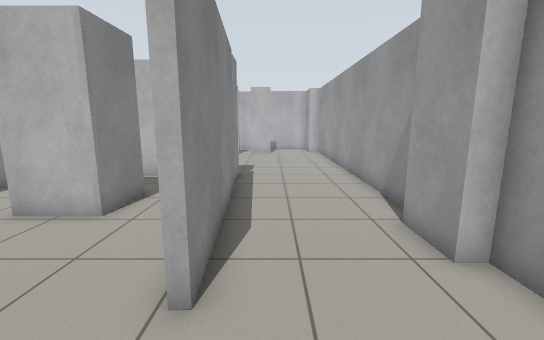
[1] (above)

16 first-person views from a walk through a world built for the Gazebo simulator. The camera is 1.2 m above the floor, tilts 10° down and sees 90° across. The floor is counted in squares, 0.5 m on a side. Each view is taken from the middle of a square. On the plan, view 1 faces up. The plan holds only what a view shows up to about 17 squares ahead; the rest is blank.

[2]
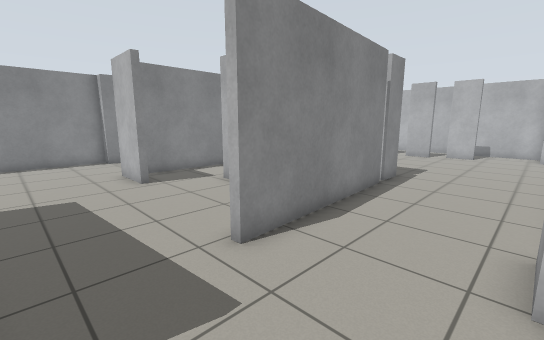

[3]
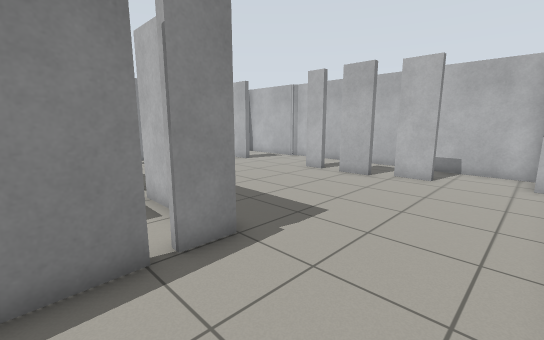

[4]
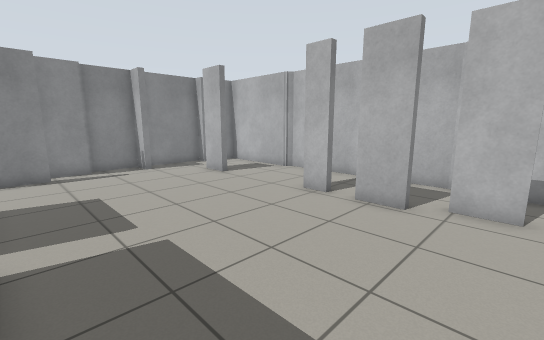

[5]
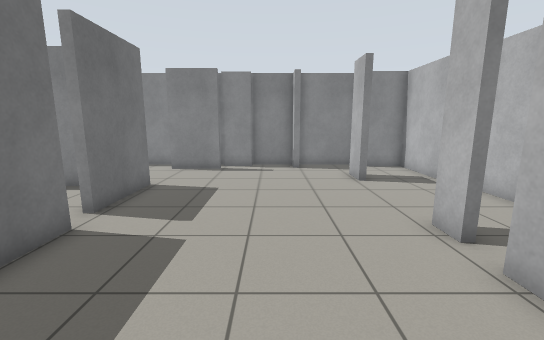

[6]
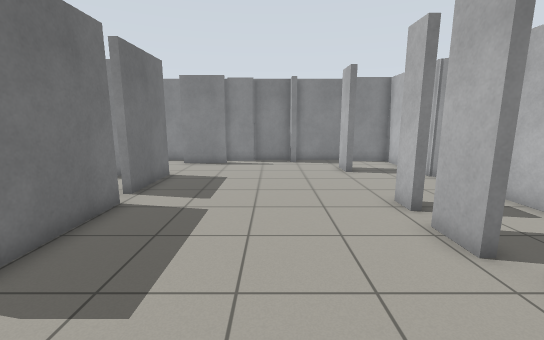

[7]
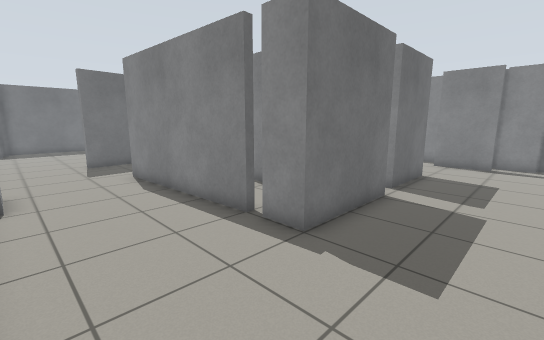

[8]
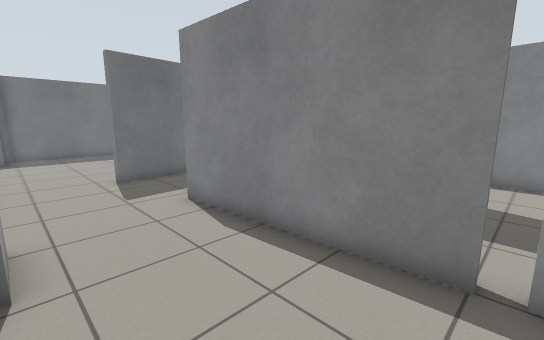

[9]
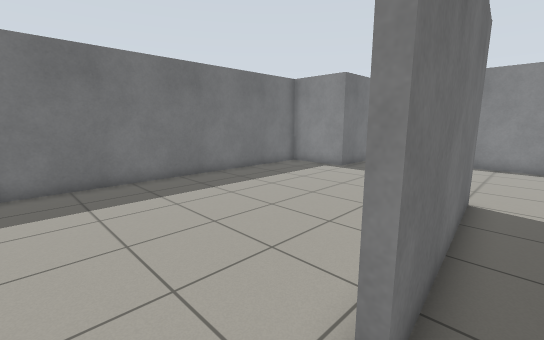

[10]
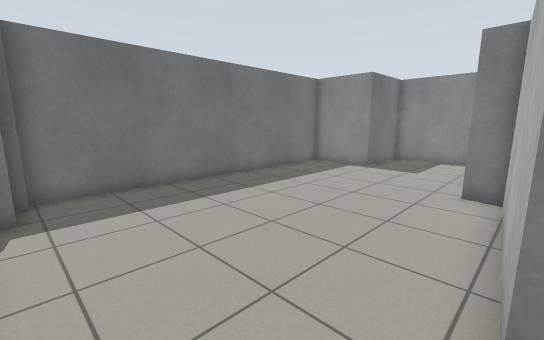

[11]
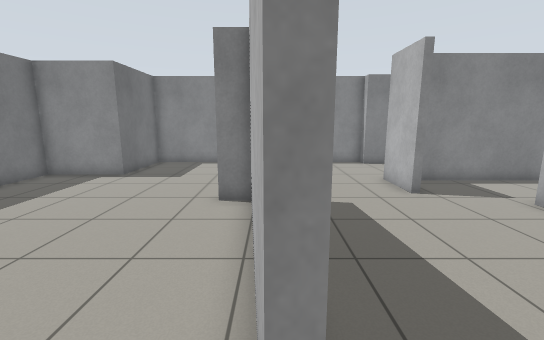

[12]
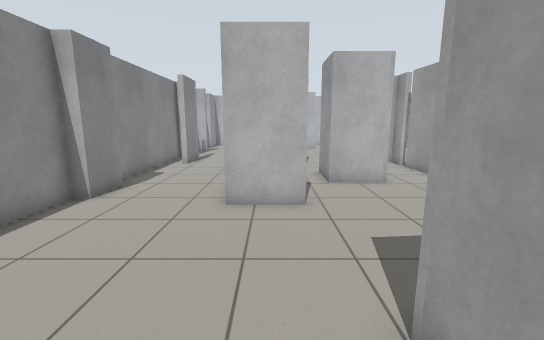

[13]
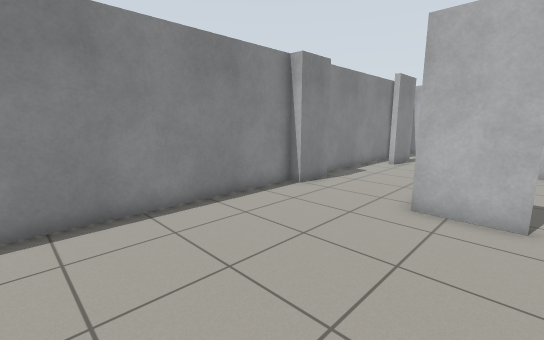

[14]
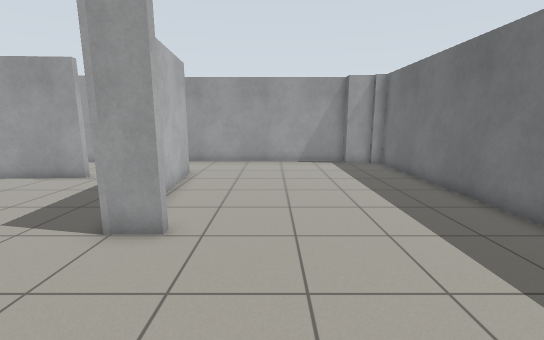

[15]
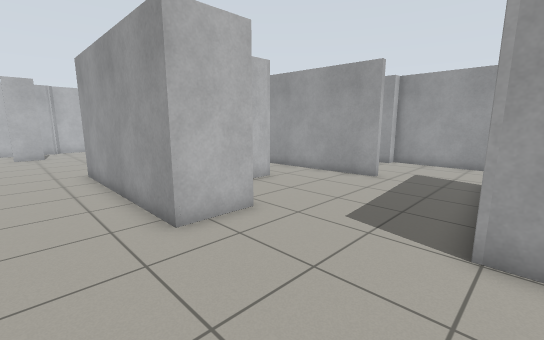

[16]
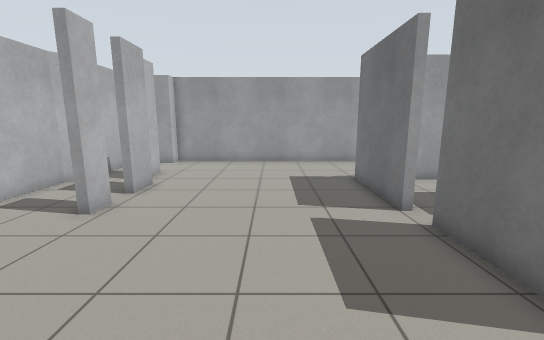

### Floor plan
Points are (right, up) in squares from view 1. A wall is a line through its corners. A room is listed if a view was taken in it or the views show most of it. See-through windows are left out.
Room 1 (views 1, 2, 3, 4, 5, 6, 7, 8, 9, 16)
walls: (-5.9, 12.5) (-1.6, 12.5) (-1.5, 11); (-5.1, 20.7) (-6.3, 20.7); (-2.5, 21.1) (-2.5, 20.7) (-4.1, 20.7); (-1.5, 10.6) (-1, 3.2); (-0.1, 21.8) (-0.1, 21.4) (-1.6, 21.4); (-10.4, 12.2) (-7, 12.2); (-2.2, 24.4) (-9.7, 24.4) (-10, 24.1) (-14.9, 24.1) (-14.9, 21.8); (-11.1, 21) (-11.1, 20.7) (-12.6, 20.7); (-14.3, 18.2) (-15.3, 18.2) (-15.3, 15.9); (-14.4, 14.3) (-13.9, 14.3) (-13.9, 11.8); (3, 24.1) (-0.8, 24.1); (-14.9, 16) (-14.9, 14.3); (3.8, 7.4) (3.8, 21.8) (2.9, 21.8) (2.9, 22.6); (-14.6, 21.8) (-15.3, 21.8) (-15.3, 18.5); (3.8, -0.5) (3.8, 4.4) (3.2, 4.4) (3.2, 6.2)
ways out: opening at (-12, 12) to room 2; opening at (1.5, -1) to room 2; opening at (-1, 1.5) to room 3; gap at (-6.5, 12) to room 3; gap at (-2, 11) to room 3
Room 2 (views 10, 11, 12, 13, 14, 15)
walls: (-7.4, -2.8) (-7.4, -1.4) (-6.4, -1.3); (-9.4, 3.8) (-10.4, 3.8) (-10.4, 12.2); (-0.2, -0.7) (-0.1, -1) (-7.2, -1.6) (-7.2, -2.8); (-14.6, 4.4) (-15.3, 4.4) (-15.3, -7.8) (-11.4, -7.8) (-11.4, -11.3) (2.6, -11.3) (2.6, -10.8); (-14.9, 6.4) (-14.9, 4.3); (2.9, -10.9) (2.9, -9.4) (3.8, -9.4) (3.8, -0.5); (-15.3, 14.4) (-15.3, 7.1)
ways out: opening at (-12, 12) to room 1; opening at (1.5, -1) to room 1; opening at (-8.5, 1.5) to room 3
Room 3 (no view inside)
walls: (-8, 3.8) (-9.4, 3.8); (-4.3, 9) (-4.4, 6.7) (-6.7, 6.7) (-6.7, 9.1); (-1, 3.2) (-1.3, 3.1) (-1.8, 10.5); (-6.4, -1.3) (-0.2, -0.7); (-1.8, 11.1) (-1.9, 12.2); (-4.1, 12.2) (-5.9, 12.2); (-10.1, 11.2) (-10.1, 4.8)
low walls: (-7, 12) (-8.1, 12)
ways out: opening at (-1, 1.5) to room 1; gap at (-6.5, 12) to room 1; gap at (-2, 11) to room 1; opening at (-8.5, 1.5) to room 2

Where each view was taken, in squares from view 1:
view 1: 0 up, 0 right, facing up
view 2: 0 up, 3 right, facing up-left
view 3: 9 up, 3 right, facing up-left
view 4: 13 up, 0 right, facing up-left
view 5: 17 up, 0 right, facing left
view 6: 17 up, 2 right, facing left
view 7: 16 up, 3 right, facing down-left
view 8: 11 up, 3 right, facing down-left
view 9: 0 up, 2 right, facing down-left
view 10: 1 down, 3 right, facing down-left
view 11: 1 down, 1 right, facing left
view 12: 4 down, 9 left, facing up
view 13: 4 down, 8 left, facing up-left
view 14: 5 down, 13 left, facing right
view 15: 2 down, 13 left, facing up-right
view 16: 16 up, 13 left, facing right
